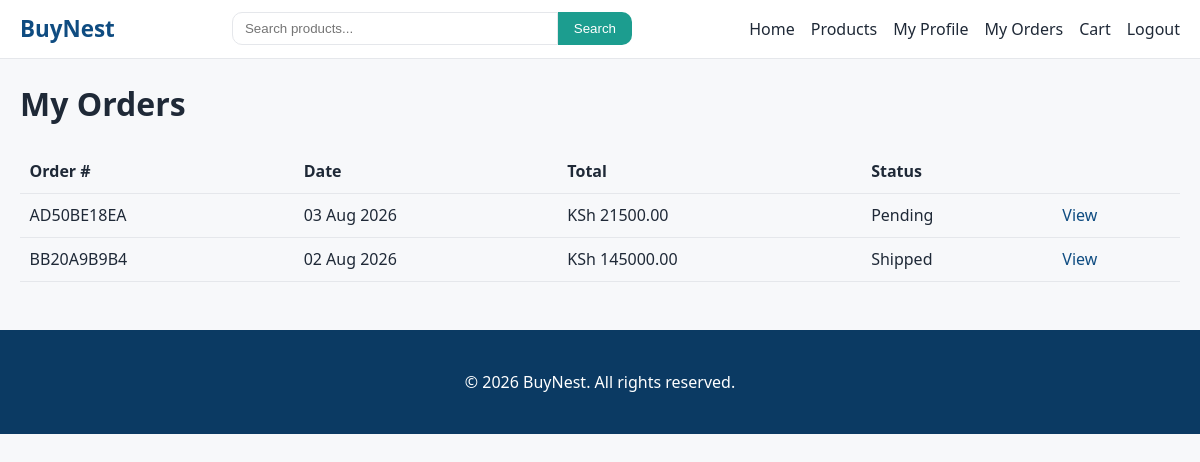
The app's page /orders/history/ (signed in) with its own data.
### orders/models.py (models this page shows, shortened)
class Order(models.Model):
    STATUS_CHOICES = [
        ('pending', 'Pending'),
        ('processing', 'Processing'),
        ('shipped', 'Shipped'),
        ('delivered', 'Delivered'),
        ('cancelled', 'Cancelled'),
    ]
    user = models.ForeignKey(settings.AUTH_USER_MODEL, on_delete=models.CASCADE, related_name='orders')
    order_number = models.CharField(max_length=20, unique=True, blank=True)
    full_name = models.CharField(max_length=200)
    email = models.EmailField()
    phone_number = models.CharField(max_length=20)
    delivery_address = models.TextField()
    total_amount = models.DecimalField(max_digits=10, decimal_places=2, default=0)
    status = models.CharField(max_length=20, choices=STATUS_CHOICES, default='pending')
    date_created = models.DateTimeField(auto_now_add=True)
    date_updated = models.DateTimeField(auto_now=True)
    class Meta:
        ordering = ['-date_created']

### orders/views.py (the view)
# urls.py: path('history/', views.order_history, name='history'),
@login_required
def order_history(request):
    orders = Order.objects.filter(user=request.user)
    return render(request, 'orders/history.html', {'orders': orders})

### orders/templates/orders/history.html (shortened to what this page needs)
{% extends "base.html" %}
{% block content %}
<h1>My Orders</h1>
{% if orders %}
<table class="orders-table">
    <thead>
        <tr>
            <th>Order #</th>
            <th>Date</th>
            <th>Total</th>
            <th>Status</th>
            <th></th>
        </tr>
    </thead>
    <tbody>
        {% for order in orders %}
        <tr>
            <td>{{ order.order_number }}</td>
            <td>{{ order.date_created|date:"d M Y" }}</td>
            <td>KSh {{ order.total_amount }}</td>
            <td>{{ order.get_status_display }}</td>
            <td><a href="{% url 'orders:detail' order.order_number %}">View</a></td>
        </tr>
        {% endfor %}
    </tbody>
</table>
{% else %}
<p>You have no orders yet. <a href="{% url 'products:list' %}">Start shopping</a>.</p>
{% endif %}
{% endblock %}

### static/css/style.css (style rules this page uses)
:root { --primary-color: #0f4c81; --primary-dark: #0b3a63; --secondary-color: #1c9d8f; --accent-color: #f5891f; --background-color: #f7f8fa; --surface-color: #ffffff; --text-color: #1f2937; --muted-text-color: #6b7280; --border-color: #e5e7eb; --success-color: #15803d; --warning-color: #d97706; --danger-color: #dc2626; --border-radius: 10px; --container-width: 1200px; }
* { box-sizing: border-box; }
body { margin: 0; font-family: 'Segoe UI', system-ui, -apple-system, sans-serif; background-color: var(--background-color); color: var(--text-color); line-height: 1.5; }
a { color: var(--primary-color); text-decoration: none; }
.orders-table { width: 100%; border-collapse: collapse; margin-top: 1rem; }
.orders-table th, .orders-table td { text-align: left; padding: 0.6rem; border-bottom: 1px solid var(--border-color); }

### records on screen
Order: order_number "AD50BE18EA", date_created "03 Aug 2026", total_amount "21500.00", status "Pending"
Order: order_number "BB20A9B9B4", date_created "02 Aug 2026", total_amount "145000.00", status "Shipped"
